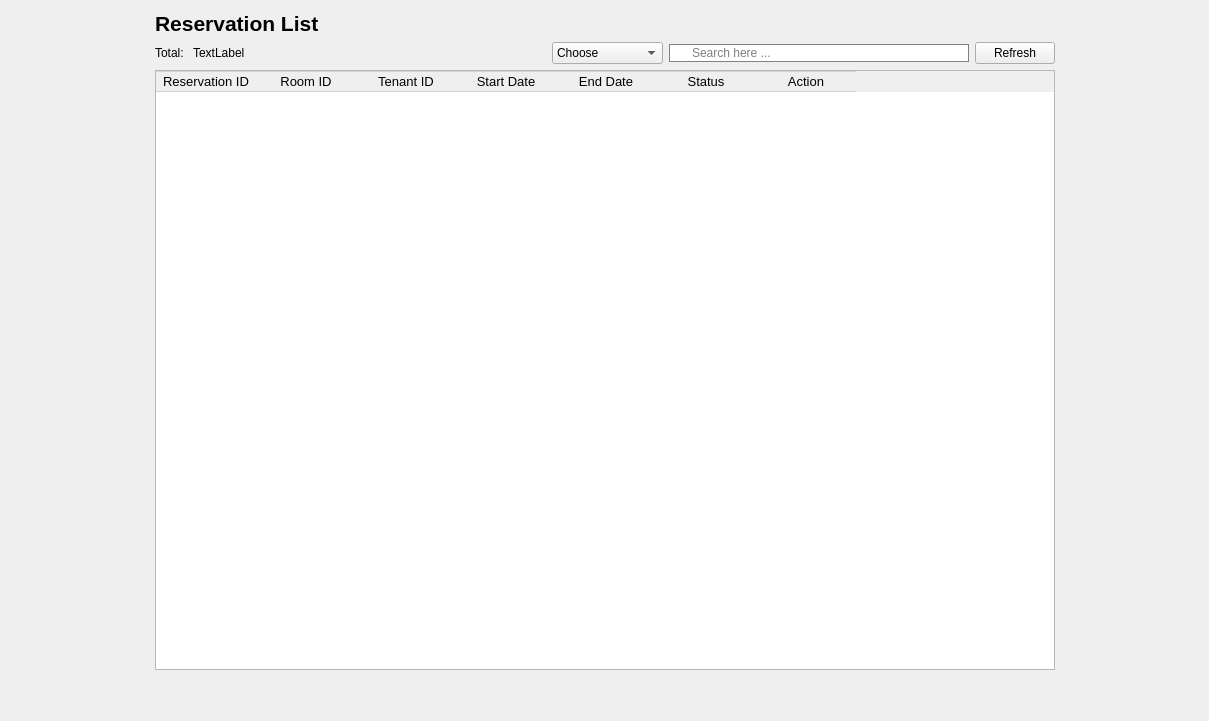
             <widget class="QWidget" name="page_6">
              <layout class="QHBoxLayout" name="horizontalLayout_49">
               <item>
                <spacer name="horizontalSpacer_38">
                 <property name="orientation">
                  <enum>Qt::Orientation::Horizontal</enum>
                 </property>
                 <property name="sizeHint" stdset="0">
                  <size>
                   <width>144</width>
                   <height>20</height>
                  </size>
                 </property>
                </spacer>
               </item>
               <item>
                <layout class="QVBoxLayout" name="verticalLayout_12">
                 <item>
                  <layout class="QHBoxLayout" name="horizontalLayout_18">
                   <item>
                    <widget class="QLabel" name="label_11">
                     <property name="font">
                      <font>
                       <pointsize>16</pointsize>
                       <bold>true</bold>
                      </font>
                     </property>
                     <property name="text">
                      <string>Reservation List</string>
                     </property>
                    </widget>
                   </item>
                   <item>
                    <spacer name="horizontalSpacer_14">
                     <property name="orientation">
                      <enum>Qt::Orientation::Horizontal</enum>
                     </property>
                     <property name="sizeHint" stdset="0">
                      <size>
                       <width>40</width>
                       <height>20</height>
                      </size>
                     </property>
                    </spacer>
                   </item>
                  </layout>
                 </item>
                 <item>
                  <layout class="QHBoxLayout" name="horizontalLayout_16">
                   <item>
                    <layout class="QHBoxLayout" name="horizontalLayout_17">
                     <item>
                      <widget class="QLabel" name="label_10">
                       <property name="text">
                        <string>Total: </string>
                       </property>
                      </widget>
                     </item>
                     <item>
                      <widget class="QLabel" name="totalroom_3">
                       <property name="text">
                        <string>TextLabel</string>
                       </property>
                      </widget>
                     </item>
                    </layout>
                   </item>
                   <item>
                    <spacer name="horizontalSpacer_13">
                     <property name="orientation">
                      <enum>Qt::Orientation::Horizontal</enum>
                     </property>
                     <property name="sizeHint" stdset="0">
                      <size>
                       <width>40</width>
                       <height>20</height>
                      </size>
                     </property>
                    </spacer>
                   </item>
                   <item>
                    <widget class="QComboBox" name="CBSRe">
                     <item>
                      <property name="text">
                       <string>Choose</string>
                      </property>
                     </item>
                     <item>
                      <property name="text">
                       <string>Reservation ID</string>
                      </property>
                     </item>
                     <item>
                      <property name="text">
                       <string>Accepted</string>
                      </property>
                     </item>
                     <item>
                      <property name="text">
                       <string>Waiting</string>
                      </property>
                     </item>
                     <item>
                      <property name="text">
                       <string>Rejected</string>
                      </property>
                     </item>
                    </widget>
                   </item>
                   <item>
                    <widget class="QLineEdit" name="LineEditSearchRe">
                     <property name="styleSheet">
                      <string notr="true">QLineEdit{
padding-left:20px;
border: 1px solid gray;
border-radius: 10px;
}</string>
                     </property>
                     <property name="text">
                      <string/>
                     </property>
                     <property name="placeholderText">
                      <string>Search here ...</string>
                     </property>
                    </widget>
                   </item>
                   <item>
                    <widget class="QPushButton" name="RefRebtn">
                     <property name="text">
                      <string>Refresh</string>
                     </property>
                     <property name="icon">
                      <iconset>
                       <normaloff>:/new/prefix1/Resources/reload.png</normaloff>:/new/prefix1/Resources/reload.png</iconset>
                     </property>
                    </widget>
                   </item>
                  </layout>
                 </item>
                 <item>
                  <widget class="QTableWidget" name="ReservationTable">
                   <property name="minimumSize">
                    <size>
                     <width>900</width>
                     <height>600</height>
                    </size>
                   </property>
                   <property name="font">
                    <font>
                     <pointsize>10</pointsize>
                    </font>
                   </property>
                   <property name="styleSheet">
                    <string notr="true">QPushButton{
	 border: none;
}
QTableWidget::item {
       border-right: none;
       border-left: none;
       border-bottom: 1px solid #D3D3D3;
}
QHeaderView::section {
       border: 1px solid #D3D3D3; 
       border-right: none;      
       border-left: none;       
}</string>
                   </property>
                   <property name="editTriggers">
                    <set>QAbstractItemView::EditTrigger::NoEditTriggers</set>
                   </property>
                   <property name="alternatingRowColors">
                    <bool>true</bool>
                   </property>
                   <property name="selectionMode">
                    <enum>QAbstractItemView::SelectionMode::NoSelection</enum>
                   </property>
                   <property name="showGrid">
                    <bool>false</bool>
                   </property>
                   <attribute name="horizontalHeaderVisible">
                    <bool>true</bool>
                   </attribute>
                   <attribute name="horizontalHeaderCascadingSectionResizes">
                    <bool>false</bool>
                   </attribute>
                   <attribute name="horizontalHeaderHighlightSections">
                    <bool>true</bool>
                   </attribute>
                   <attribute name="horizontalHeaderShowSortIndicator" stdset="0">
                    <bool>false</bool>
                   </attribute>
                   <attribute name="horizontalHeaderStretchLastSection">
                    <bool>false</bool>
                   </attribute>
                   <column>
                    <property name="text">
                     <string>Reservation ID</string>
                    </property>
                    <property name="font">
                     <font>
                      <pointsize>10</pointsize>
                     </font>
                    </property>
                   </column>
                   <column>
                    <property name="text">
                     <string>Room ID</string>
                    </property>
                    <property name="font">
                     <font>
                      <pointsize>10</pointsize>
                     </font>
                    </property>
                   </column>
                   <column>
                    <property name="text">
                     <string>Tenant ID</string>
                    </property>
                    <property name="font">
                     <font>
                      <pointsize>10</pointsize>
                     </font>
                    </property>
                   </column>
                   <column>
                    <property name="text">
                     <string>Start Date</string>
                    </property>
                    <property name="font">
                     <font>
                      <pointsize>10</pointsize>
                     </font>
                    </property>
                   </column>
                   <column>
                    <property name="text">
                     <string>End Date</string>
                    </property>
                    <property name="font">
                     <font>
                      <pointsize>10</pointsize>
                     </font>
                    </property>
                   </column>
                   <column>
                    <property name="text">
                     <string>Status</string>
                    </property>
                    <property name="font">
                     <font>
                      <pointsize>10</pointsize>
                     </font>
                    </property>
                   </column>
                   <column>
                    <property name="text">
                     <string>Action</string>
                    </property>
                   </column>
                  </widget>
                 </item>
                 <item>
                  <spacer name="verticalSpacer_9">
                   <property name="orientation">
                    <enum>Qt::Orientation::Vertical</enum>
                   </property>
                   <property name="sizeHint" stdset="0">
                    <size>
                     <width>20</width>
                     <height>40</height>
                    </size>
                   </property>
                  </spacer>
                 </item>
                </layout>
               </item>
               <item>
                <spacer name="horizontalSpacer_39">
                 <property name="orientation">
                  <enum>Qt::Orientation::Horizontal</enum>
                 </property>
                 <property name="sizeHint" stdset="0">
                  <size>
                   <width>143</width>
                   <height>20</height>
                  </size>
                 </property>
                </spacer>
               </item>
              </layout>
             </widget>
